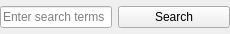
<?xml version="1.0" encoding="UTF-8"?>
<ui version="4.0">
 <class>ToolbarSearchWidget</class>
 <widget class="QWidget" name="ToolbarSearchWidget">
  <property name="geometry">
   <rect>
    <x>0</x>
    <y>0</y>
    <width>230</width>
    <height>34</height>
   </rect>
  </property>
  <property name="windowTitle">
   <string>Form</string>
  </property>
  <layout class="QHBoxLayout" name="horizontalLayout">
   <property name="margin">
    <number>0</number>
   </property>
   <item>
    <widget class="QLineEdit" name="searchLineEdit">
     <property name="sizePolicy">
      <sizepolicy hsizetype="Preferred" vsizetype="Fixed">
       <horstretch>0</horstretch>
       <verstretch>0</verstretch>
      </sizepolicy>
     </property>
     <property name="placeholderText">
      <string>Enter search terms</string>
     </property>
    </widget>
   </item>
   <item>
    <widget class="QPushButton" name="searchPushButton">
     <property name="sizePolicy">
      <sizepolicy hsizetype="Preferred" vsizetype="Fixed">
       <horstretch>0</horstretch>
       <verstretch>0</verstretch>
      </sizepolicy>
     </property>
     <property name="text">
      <string>Search</string>
     </property>
    </widget>
   </item>
  </layout>
 </widget>
 <resources/>
 <connections>
  <connection>
   <sender>searchLineEdit</sender>
   <signal>returnPressed()</signal>
   <receiver>searchPushButton</receiver>
   <slot>click()</slot>
   <hints>
    <hint type="sourcelabel">
     <x>70</x>
     <y>14</y>
    </hint>
    <hint type="destinationlabel">
     <x>187</x>
     <y>16</y>
    </hint>
   </hints>
  </connection>
  <connection>
   <sender>searchPushButton</sender>
   <signal>clicked()</signal>
   <receiver>ToolbarSearchWidget</receiver>
   <slot>requestSearch()</slot>
   <hints>
    <hint type="sourcelabel">
     <x>187</x>
     <y>16</y>
    </hint>
    <hint type="destinationlabel">
     <x>114</x>
     <y>16</y>
    </hint>
   </hints>
  </connection>
 </connections>
 <slots>
  <slot>requestSearch()</slot>
 </slots>
</ui>
